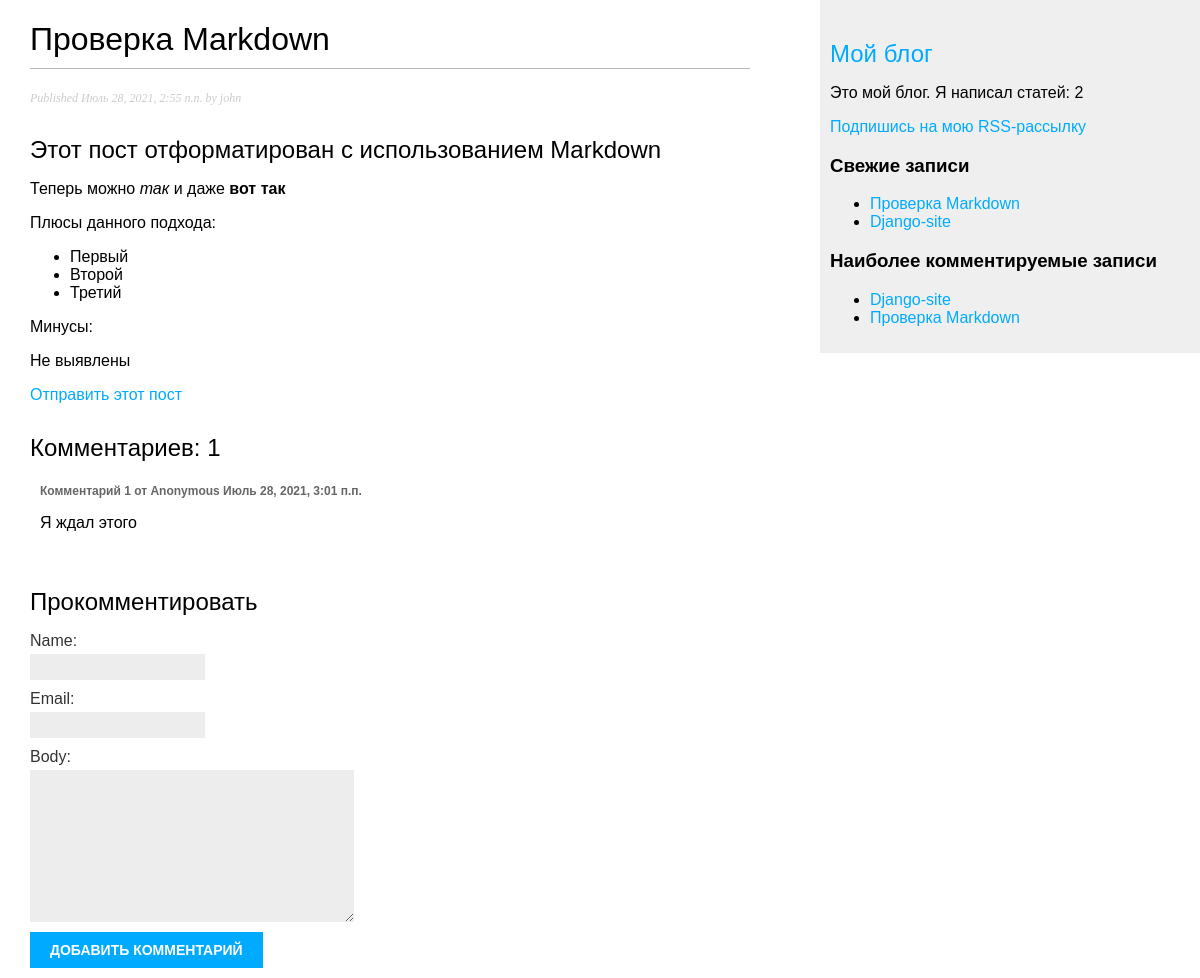
Page /2021/7/28/proverka-markdown/ on the committed database.
### blog/models.py (models this page shows, shortened)
class Post(models.Model):
    STATUS_CHOICES = (
        ('draft', 'Draft'),
        ('published', 'Published'),
    )
    title = models.CharField(max_length=250)
    slug = models.SlugField(max_length=250, unique_for_date='publish')
    author = models.ForeignKey(User, on_delete=models.CASCADE,
                               related_name='blog_posts')
    body = models.TextField()
    publish = models.DateTimeField(default=timezone.now)
    created = models.DateTimeField(auto_now_add=True)
    updated = models.DateTimeField(auto_now=True)
    status = models.CharField(max_length=10, choices=STATUS_CHOICES, default='draft')
    objects = models.Manager()
    published = PublishedManager()
    class Meta:
        ordering = ('-publish',)
        verbose_name = 'Пост'
        verbose_name_plural = 'Посты'
    def get_absolute_url(self):
        return reverse('blog:post_detail', args=[self.publish.year, self.publish.month,
                                                 self.publish.day, self.slug, ])

class Comment(models.Model):
    post = models.ForeignKey(Post, on_delete=models.CASCADE, related_name='comments')
    name = models.CharField(max_length=80)
    email = models.EmailField()
    body = models.TextField()
    created = models.DateTimeField(auto_now_add=True)
    updated = models.DateTimeField(auto_now=True)
    active = models.BooleanField(default=True)
    class Meta:
        ordering = ('-created',)
        verbose_name = 'Комментарий'
        verbose_name_plural = 'Комментарии'

### blog/views.py (the view, shortened to what this page needs)
# urls.py: path('<int:year>/<int:month>/<int:day>/<slug:post>/', views.post_detail, name='post_detail'),
def post_detail(request, year, month, day, post):
    post = get_object_or_404(Post, slug=post, status='published', publish__year=year,
                             publish__month=month, publish__day=day)
    comments = post.comments.filter(active=True)
    new_comment = None
    comment_form = CommentForm()
    return render(request, 'blog/post/detail.html', {'post': post,
                                                     'comments': comments,
                                                     'new_comment': new_comment,
                                                     'comment_form': comment_form})

### blog/forms.py
class CommentForm(forms.ModelForm):
    class Meta:
        model = Comment
        fields = ('name', 'email', 'body')

### blog/models.py (called while the page is built)
    def get_queryset(self):
        return super().get_queryset().filter(status='published')

### blog/templatetags/blog_tags.py (called while the page is built)
@register.simple_tag
def total_posts():
    return Post.published.count()

@register.inclusion_tag('blog/post/latest_posts.html')
def show_latest_posts(count=5):
    latest_posts = Post.published.order_by('-publish')[:count]
    return {'latest_posts': latest_posts}

@register.simple_tag
def get_most_commented_posts(count=5):
    return Post.published.annotate(total_comments=Count('comments')).order_by('-total_comments')[:count]

@register.filter(name='markdown')
def markdown_format(text):
    return mark_safe(markdown.markdown(text))

### blog/templates/blog/post/detail.html (shortened to what this page needs)
{% extends "blog/base.html" %}
{% load blog_tags %}
{% block content %}
     <h1>{{ post.title }}</h1>
     <p class="date">Published {{ post.publish }} by {{ post.author }}</p>
     {{ post.body|markdown }}
     <p>
      <a href="{% url 'blog:post_share' post.id %}">Отправить этот пост</a>
     </p>
     <h2>Комментариев: {{ comments.count }}</h2>
     {% for comment in comments %}
          <div class="comment">
               <p class="info">
                    Комментарий {{ forloop.counter }} от {{ comment.name }}
                    {{ comment.created }}
               </p>
               {{ comment.body|linebreaks }}
          </div>
     {% empty %}
          <p>Комментариев ещё нет</p>
     {% endfor %}
     {% if new_comment %}
          <h2>Комментарий успешно добавлен</h2>
     {% else %}
          <h2>Прокомментировать</h2>
          <form action="." method="post">
               {{ comment_form.as_p }}
               <p><input type="submit" value="Добавить комментарий"></p>
          </form>
     {% endif %}
{% endblock %}

### blog/templates/blog/base.html (shortened to what this page needs)
{% load blog_tags %}
{% load static %}
<!DOCTYPE html>
<html lang="ru">
<head>
    <link href="{% static "css/blog.css" %}" rel="stylesheet">
</head>
<body>
    <div id="content">
        {% block content %}{% endblock %}
    </div>
    <div id="sidebar">
        <h2><a href="{% url 'blog:post_list' %}">Мой блог</a></h2>
        <p>Это мой блог. Я написал статей: {% total_posts %}</p>
        <p><a href="{% url 'blog:post_feed' %}">Подпишись на мою RSS-рассылку</a></p>
        <h3>Свежие записи</h3>
        {% show_latest_posts 3 %}
        <h3>Наиболее комментируемые записи</h3>
        {% get_most_commented_posts as most_commented_posts %}
        <ul>
            {% for post in most_commented_posts %}
                <li><a href="{{ post.get_absolute_url }}">{{ post.title }}</a></li>
            {% endfor %}
        </ul>
    </div>
</body>
</html>

### blog/templates/blog/post/latest_posts.html
<ul>
    {% for post in latest_posts %}
        <li><a href="{{ post.get_absolute_url }}">{{ post.title }}</a></li>
    {% endfor %}
</ul>

### blog/static/css/blog.css (style rules this page uses)
body { margin:0; padding:0; font-family:helvetica, sans-serif; }
a { color:#00abff; text-decoration:none; }
h1 { font-weight:normal; border-bottom:1px solid #bbb; padding:0 0 10px 0; }
h2 { font-weight:normal; margin:30px 0 0; }
#content { float:left; width:60%; padding:0 0 0 30px; }
#sidebar { float:right; width:30%; padding:10px; background:#efefef; height:100%; }
p.date { color:#ccc; font-family: georgia, serif; font-size: 12px; font-style: italic; }
label { float:left; clear:both; color:#333; margin-bottom:4px; }
input, textarea { clear:both; float:left; margin:0 0 10px; background:#ededed; border:0; padding:6px 10px; font-size:12px; }
input[type=submit] { font-weight:bold; background:#00abff; color:#fff; padding:10px 20px; font-size:14px; text-transform:uppercase; }
.comment { padding:10px; }
.comment .info { font-weight:bold; font-size:12px; color:#666; }

### rows in the picture
Post: title "Проверка Markdown", publish "Июль 28, 2021, 2:55 п.п.", author "john", body "Этот пост отформатирован с использованием Markdown Теперь можно так и даже вот так Плюсы данного подхода: Первый Второй Третий Минусы: Не выявлены"
Comment: name "Anonymous", created "Июль 28, 2021, 3:01 п.п.", body "Я ждал этого"
Post: title "Django-site"

### other values in the picture
{{ comments.count }} "1"
